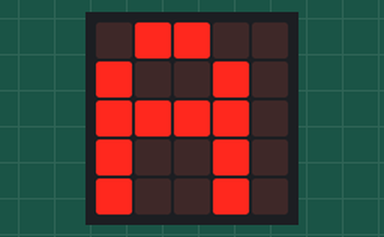
Recording of a program running on a simulated BBC micro:bit running MicroPython. On the bench: the board's 5×5 LED display. What the program prints to the serial console is not drawn.

Above: at 0.1 s.
At 1.9 s:
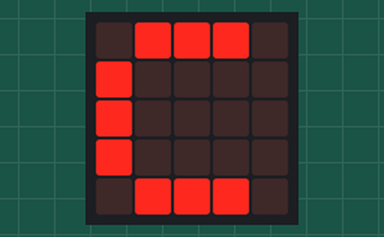
At 10.8 s:
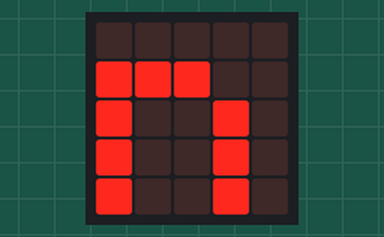
At 20.0 s:
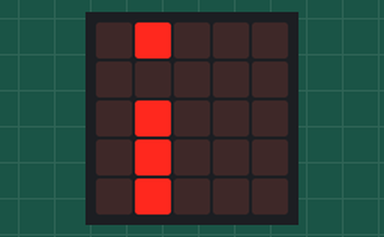
At 29.0 s:
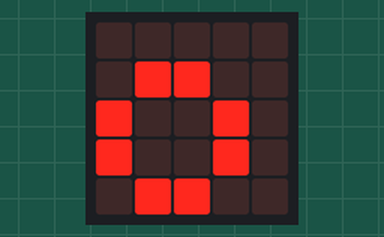
At 38.8 s:
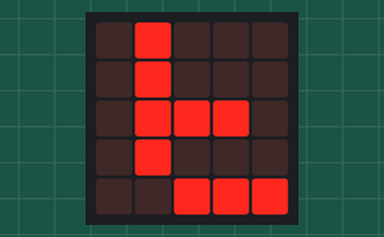

The program:

prog00.py
```python
from microbit import *

if not display.is_on():
    display.on()
else:
    print("Display is already on...")

a = 'A'
display.show(a)
sleep(1000)

a = 'BBC'
display.show(a)
sleep(1000)

a = 'MicroPython'
display.show(a, delay=750, clear=True)
sleep(1000)

a = 'Micro:bit'
display.show(a, delay=750, loop=True)
sleep(1000)
```

Measured:
- what the display in image 1 shows lasts 1.4 s, from 1.8 s to 3.2 s
- what the display in image 2 shows lasts 0.8 s, from 10.7 s to 11.5 s
